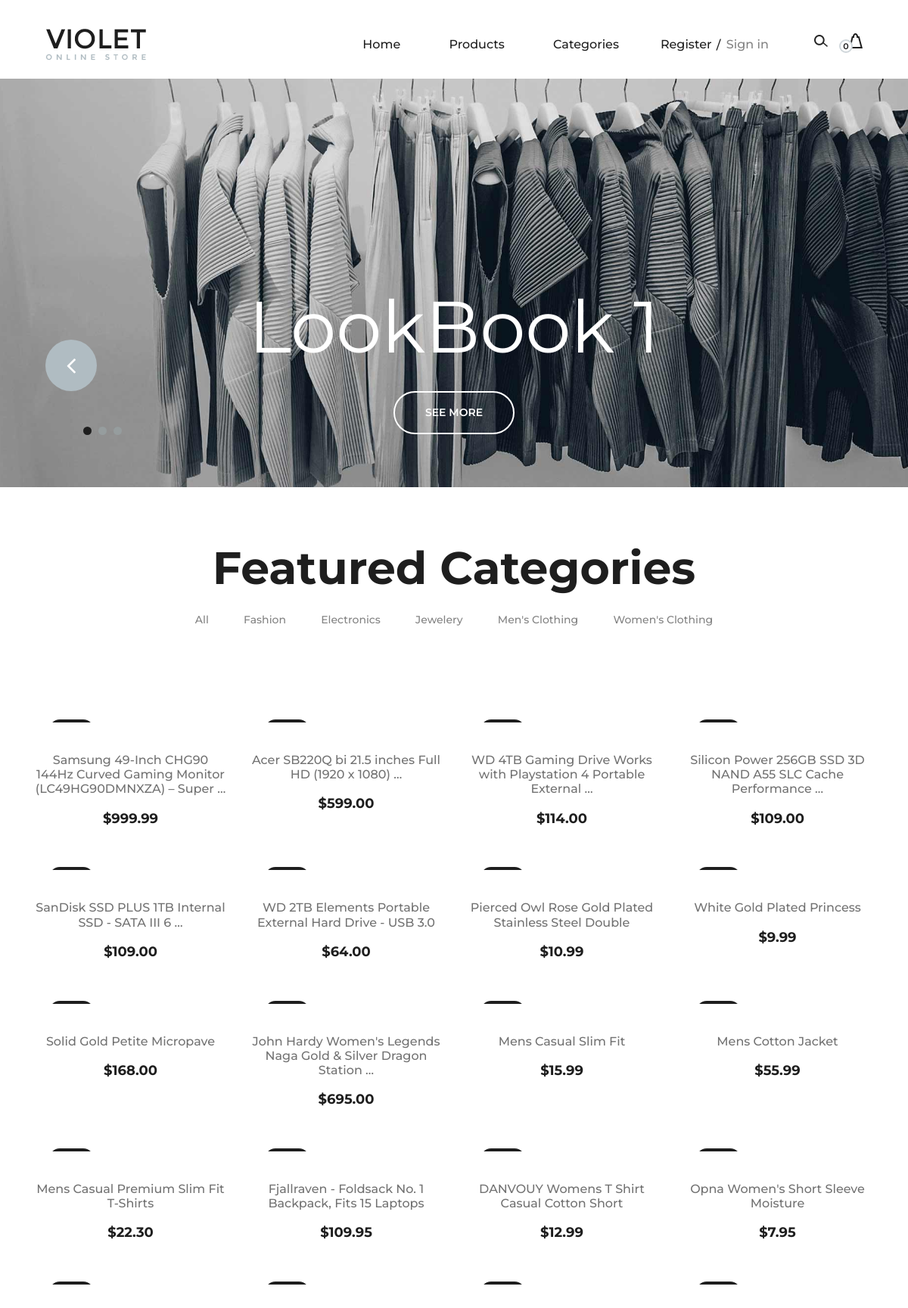
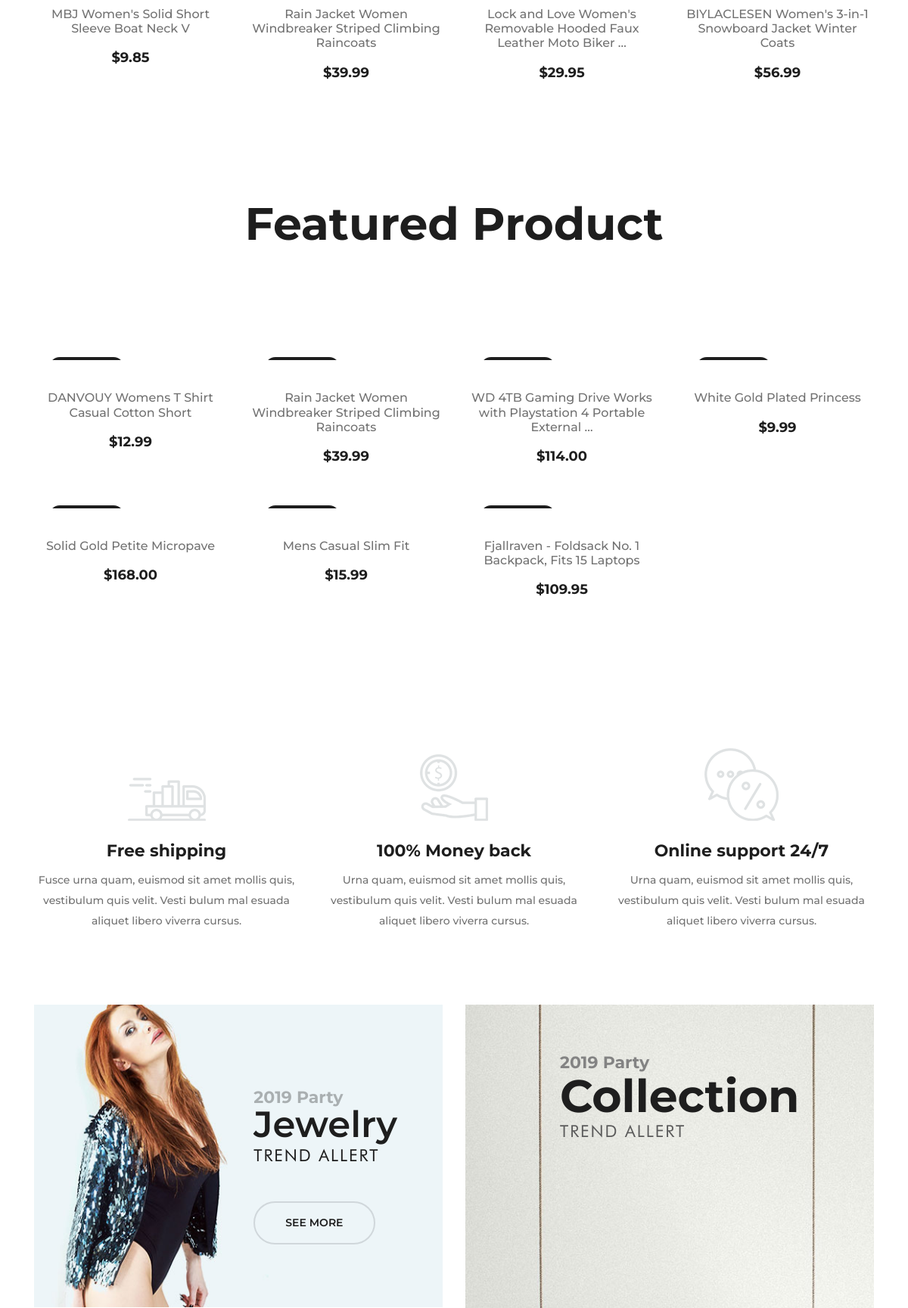
The page / (upper part) on the database its author committed (2 pictures, top to bottom).
### Product/models.py (models this page shows, shortened)
class Slider(models.Model):
    title=models.CharField(max_length=50)
    banner=models.ImageField(upload_to='banners')
    show=models.BooleanField(default=True)
    created_date=models.DateTimeField(auto_now_add=True)

class Category(models.Model):
    title=models.CharField(max_length=150,unique=True)
    slug=models.SlugField(unique=True,max_length=150)
    featured=models.BooleanField(default=False)
    created_data=models.DateTimeField(auto_now_add=True)
    class Meta:
        ordering=['title']

class Product(models.Model):
    category=models.ForeignKey(Category,related_name='products',on_delete=models.CASCADE)
    title=models.CharField(max_length=250,unique=True)
    slug=models.SlugField(unique=True,max_length=250)
    featured=models.BooleanField(default=False)
    price=models.DecimalField(max_digits=8,decimal_places=2)
    thumbnail=models.URLField()
    description=models.TextField(null=True,blank=True,default='N/A')
    in_stock=models.BooleanField(default=True)
    created_date=models.DateTimeField(auto_now_add=True)
    update_date=models.DateTimeField(auto_now=True)
    class Meta:
        ordering=['-id']

### Product/views.py (the view)
# urls.py: 2. Add a URL to urlpatterns:  path('', views.home, name='home')
class home(generic.TemplateView):
    template_name='home.html'
    def get_context_data(self, **kwargs):
        context=super().get_context_data(**kwargs)
        context.update(
            {
                'featured_categories': Category.objects.filter(featured=True),
                'featured_products': Product.objects.filter(featured=True),
                'sliders': Slider.objects.filter(show=True),
            }
        )
        return context

### Product/context_processors.py (called while the page is built)
def categories(request):
    return {"categories":Category.objects.all()}

### cart/carts.py (called while the page is built)
    def __len__(self):
        return len(list(self.cart.keys()))

### cart/context_processors.py (called while the page is built)
def cart(request):
    return {"cart": Cart(request)}

### Templates/home.html (shortened to what this page needs)
{% extends "base.html" %}
{% load static %}
{% block content %}
{% include 'slider.html' %}
<section class="latest-products spad mt-3">
    <div class="container">
        <div class="product-filter">
            <div class="row">
                <div class="col-lg-12 text-center">
                    <div class="section-title">
                        <h2>Featured Categories</h2>
                    </div>
                    <ul class="product-controls">
                        <li data-filter="*">All</li>
                        {% for category in categories %}
                        <li data-filter=".{{category.slug}}">{{category.title|title}}</li>
                        {% endfor %}
                    </ul>
                </div>
            </div>
        </div>
        <div class="row" id="product-list">
            {% for category in categories  %}
            {% for product in category.products.all %}
            <div class="col-lg-3 col-sm-6 mix {{ category.slug }}">
                <div class="single-product-item">
                    <figure>
                        <a href="{% url 'product' product.slug %}"><img Style="height:320px;" src="{{ product.thumbnail }}" alt=""></a>
                        <div class="p-status">New</div>
                    </figure>
                    <div class="product-text">
                        <a class='text-decoration-none' href="{% url 'product' product.slug %}">
                            <h6>{{product.title|truncatewords:10}}</h6>
                        </a>
                        <p>${{product.price}}</p>
                    </div>
                </div>
            </div>
            {% endfor %}
            {% endfor %}
        </div>
    </div>
</section>
<section class="latest-products spad">
    <div class="container">
        <div class="product-filter">
            <div class="row">
                <div class="col-lg-12 text-center">
                    <div class="section-title">
                        <h2>Featured Product</h2>
                    </div>
                </div>
            </div>
        </div>
        <div class="row" id="product-list">
            {% for product in featured_products %}
            <div class="col-lg-3 col-sm-6 mix">
                <div class="single-product-item">
                    <figure>
                        <a href="{% url 'product' product.slug %}"><img Style="height:320px;" src="{{ product.thumbnail }}" alt=""></a>
                        <div class="p-status">New Arivial</div>
                    </figure>
                    <div class="product-text">
                        <a class='text-decoration-none' href="{% url 'product' product.slug %}">
                            <h6>{{product.title|truncatewords:10}}</h6>
                        </a>
                        <p>${{product.price}}</p>
                    </div>
                </div>
            </div>
            {% endfor %}
        </div>
    </div>
</section>
<section class="features-section spad">
    <div class="features-ads">
        <div class="container">
            <div class="row">
                <div class="col-lg-4">
                    <div class="single-features-ads first">
                        <img src="{% static 'img/icons/f-delivery.png' %}" alt="">
                        <h4>Free shipping</h4>
                        <p>Fusce urna quam, euismod sit amet mollis quis, vestibulum quis velit. Vesti bulum mal
                            esuada aliquet libero viverra cursus. </p>
                    </div>
                </div>
                <div class="col-lg-4">
                    <div class="single-features-ads second">
                        <img src="{% static 'img/icons/coin.png' %}" alt="">
                        <h4>100% Money back </h4>
                        <p>Urna quam, euismod sit amet mollis quis, vestibulum quis velit. Vesti bulum mal esuada
                            aliquet libero viverra cursus. </p>
                    </div>
                </div>
                <div class="col-lg-4">
                    <div class="single-features-ads">
                        <img src="{% static 'img/icons/chat.png' %}" alt="">
                        <h4>Online support 24/7</h4>
                        <p>Urna quam, euismod sit amet mollis quis, vestibulum quis velit. Vesti bulum mal esuada
                            aliquet libero viverra cursus. </p>
                    </div>
                </div>
            </div>
        </div>
    </div>
    <div class="features-box">
        <div class="container">
            <div class="row">
                <div class="col-lg-6">
                    <div class="row">
                        <div class="col-lg-12">
                            <div class="single-box-item first-box">
                                <img src="{% static 'img/f-box-1.jpg' %}" alt="">
                                <div class="box-text">
                                    <span class="trend-year">2019 Party</span>
                                    <h2>Jewelry</h2>
                                    <span class="trend-alert">Trend Allert</span>
                                    <a href="#" class="primary-btn">See More</a>
                                </div>
                            </div>
                        </div>
                    </div>
                </div>
                <div class="col-lg-6">
                    <div class="single-box-item large-box">
                        <img src="{% static 'img/f-box-3.jpg' %}" alt="">
                        <div class="box-text">
                            <span class="trend-year">2019 Party</span>
                            <h2>Collection</h2>
                            <div class="trend-alert">Trend Allert</div>
                        </div>
                    </div>
                </div>
            </div>
        </div>
    </div>
</section>
{% endblock content %}

### Templates/base.html (shortened to what this page needs)
<!DOCTYPE html>
{% load static %}
<html lang="zxx">
<head>
    <link rel="stylesheet" href="{% static 'css/bootstrap.min.css' %}" type="text/css">
    <link rel="stylesheet" href="{% static 'css/font-awesome.min.css' %}" type="text/css">
    <link rel="stylesheet" href="{% static 'css/nice-select.css' %}" type="text/css">
    <link rel="stylesheet" href="{% static 'css/owl.carousel.min.css' %}" type="text/css">
    <link rel="stylesheet" href="{% static 'css/magnific-popup.css' %}" type="text/css">
    <link rel="stylesheet" href="{% static 'css/slicknav.min.css' %}" type="text/css">
    <link rel="stylesheet" href="{% static 'css/style.css' %}" type="text/css">
    <link rel="stylesheet" href="{% static 'css/main.css' %}" type="text/css">
</head>
<body>
  {% include 'header.html' %}
  {% block content %}
  {% endblock content %}
</body>
</html>

### Templates/header.html (shortened to what this page needs)
{% load static %}
<header class="header-section">
    <div class="container-fluid">
        <div class="inner-header">
            <div class="logo">
                <a href="{% url 'home' %}"><img src="{% static 'img/logo.png' %}" alt=""></a>
            </div>
            <div class="header-right">
                <img src="{% static 'img/icons/search.png' %}" alt="" class="search-trigger">
                <a href="{% url 'cart' %}">
                    <img src="{% static 'img/icons/bag.png' %}" alt="">
                    <span>{{cart|length}}</span>
                </a>
            </div>
            <div class="user-access">
                <a href="{% url 'login' %}"> Register </a>
                <a href="{% url 'login' %}" class="in">Sign in</a>
            </div>
            <nav class="main-menu mobile-menu">
                <ul>
                    <li><a class="" href="{% url 'home' %}">Home</a></li>
                    <li><a class="" href="{% url 'product-list'%}">Products</a></li>
                    <li><a href="#">Categories</a>
                    </li>
                </ul>
            </nav>
        </div>
    </div>
</header>

### Templates/slider.html
{% load static %}
<section class="hero-slider">
    <div class="hero-items owl-carousel">
        {% for slider in sliders  %}
        <div class="single-slider-item set-bg" Style="height:100px" data-setbg="{{slider.banner.url}}">
            <div class="container">
                <div class="row">
                    <div class="col-lg-12">
                        <h2>{{slider.title}}</h2>
                        <a href="#" class="primary-btn">See More</a>
                    </div>
                </div>
            </div>
        </div>
        {% endfor %}
    </div>
</section>

### Templates/footer.html (shortened to what this page needs)
{% load static %}

### Templates/scripts.html (shortened to what this page needs)
{% load static %}

### rows shown on the page
Slider: title "LookBook 1"
Category: title "Fashion"
Category: title "Electronics"
Category: title "Jewelery"
Category: title "Men's Clothing"
Category: title "Women's Clothing"
Product: title "Samsung 49-Inch CHG90 144Hz Curved Gaming Monitor (LC49HG90DMNXZA) – Super …", price "999.99"
Product: title "Acer SB220Q bi 21.5 inches Full HD (1920 x 1080) …", price "599.00"
Product: title "WD 4TB Gaming Drive Works with Playstation 4 Portable External …", price "114.00"
Product: title "Silicon Power 256GB SSD 3D NAND A55 SLC Cache Performance …", price "109.00"
Product: title "SanDisk SSD PLUS 1TB Internal SSD - SATA III 6 …", price "109.00"
Product: title "WD 2TB Elements Portable External Hard Drive - USB 3.0", price "64.00"
Product: title "Pierced Owl Rose Gold Plated Stainless Steel Double", price "10.99"
Product: title "White Gold Plated Princess", price "9.99"
Product: title "Solid Gold Petite Micropave", price "168.00"
Product: title "John Hardy Women's Legends Naga Gold & Silver Dragon Station …", price "695.00"
Product: title "Mens Casual Slim Fit", price "15.99"
Product: title "Mens Cotton Jacket", price "55.99"
Product: title "Mens Casual Premium Slim Fit T-Shirts", price "22.30"
Product: title "Fjallraven - Foldsack No. 1 Backpack, Fits 15 Laptops", price "109.95"
Product: title "DANVOUY Womens T Shirt Casual Cotton Short", price "12.99"
Product: title "Opna Women's Short Sleeve Moisture", price "7.95"
Product: title "MBJ Women's Solid Short Sleeve Boat Neck V", price "9.85"
Product: title "Rain Jacket Women Windbreaker Striped Climbing Raincoats", price "39.99"
Product: title "Lock and Love Women's Removable Hooded Faux Leather Moto Biker …", price "29.95"
Product: title "BIYLACLESEN Women's 3-in-1 Snowboard Jacket Winter Coats", price "56.99"

### other values the page prints
{{ cart|length }} "0"
